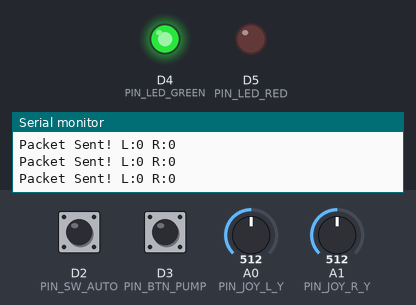
A sketch run on a simulated Arduino Nano 33 IoT. Shown: output pins drawn as LEDs (lit = HIGH), the last lines printed to the serial monitor. The test bench sets the inputs (shaded band); at power-on: D2 (PIN_SW_AUTO) HIGH, D3 (PIN_BTN_PUMP) HIGH, A0 (PIN_JOY_L_Y) = 512, A1 (PIN_JOY_R_Y) = 512. WiFi joins after 1.5 s; servers stay silent unless stated.

Above: at 2.7 s.
2.8 s: D2 (PIN_SW_AUTO) pulled LOW for 0.15 s
At 2.87 s:
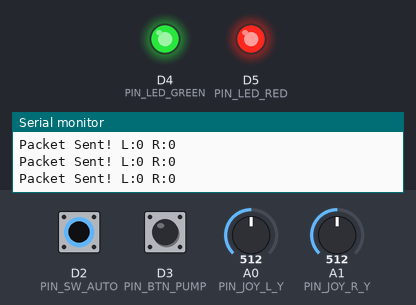
4.4 s: D2 (PIN_SW_AUTO) pulled LOW for 3.2 s
At 8.6 s:
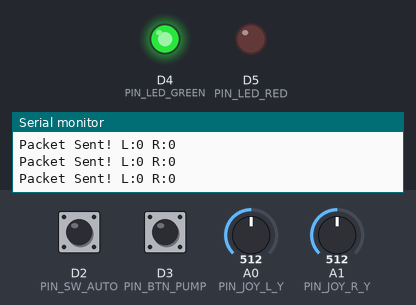
Timing chart, 0 to 10.1 s (numbered marks = the images above; inputs shaded):
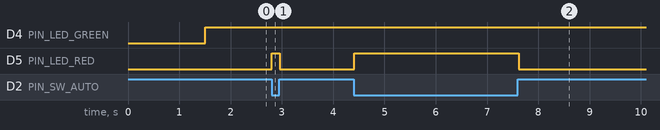

The sketch:

RoverController.ino
```cpp
/*
 * RESCUE ROVER CONTROLLER - Arduino Nano 33 IoT
 * FIX: Added Udp.begin() and connection management
 */

#include <SPI.h>
#include <WiFiNINA.h>
#include <WiFiUdp.h>

const char ssid[] = "RescueRover_HUB";
const char pass[] = "password123";
IPAddress hubIP(192, 168, 4, 1);
unsigned int localPort = 4210; // The port we send FROM
WiFiUDP Udp;

const int PIN_LED_GREEN = 4;
const int PIN_LED_RED   = 5;
const int PIN_JOY_L_Y   = A0;
const int PIN_JOY_R_Y   = A1;
const int PIN_SW_AUTO   = 2;
const int PIN_BTN_PUMP  = 3;

void setup() {
  Serial.begin(115200);
  pinMode(PIN_LED_GREEN, OUTPUT);
  pinMode(PIN_LED_RED, OUTPUT);
  pinMode(PIN_SW_AUTO, INPUT_PULLUP);
  pinMode(PIN_BTN_PUMP, INPUT_PULLUP);

  Serial.println("Attempting to connect to RescueRover_HUB...");

  // Attempt connection once at start
  WiFi.begin(ssid, pass);

  // Open the UDP socket! (Crucial for Nano 33 IoT)
  Udp.begin(localPort);
}

void loop() {
  int status = WiFi.status();

  if (status == WL_CONNECTED) {
    digitalWrite(PIN_LED_GREEN, HIGH);

    bool isAuto = (digitalRead(PIN_SW_AUTO) == LOW);
    bool pumpBtn = (digitalRead(PIN_BTN_PUMP) == LOW);
    digitalWrite(PIN_LED_RED, isAuto ? HIGH : LOW);

    int valL = map(analogRead(PIN_JOY_L_Y), 0, 1023, 510, 0);
    int valR = map(analogRead(PIN_JOY_R_Y), 0, 1023, 510, 0);

    // Send packet
    if (Udp.beginPacket(hubIP, 4210)) {
      uint8_t packet[6];
      packet[0] = isAuto ? 'A' : 'M';
      packet[1] = (valL >> 8) & 0xFF;
      packet[2] = valL & 0xFF;
      packet[3] = (valR >> 8) & 0xFF;
      packet[4] = valR & 0xFF;
      packet[5] = pumpBtn ? 1 : 0;

      Udp.write(packet, 6);
      Udp.endPacket();

      // Serial Debug
      static unsigned long lastPrint = 0;
      if (millis() - lastPrint > 500) {
        Serial.print("Packet Sent! L:"); Serial.print(valL-255);
        Serial.print(" R:"); Serial.println(valR-255);
        lastPrint = millis();
      }
    } else {
      Serial.println("Error: UDP beginPacket failed!");
    }
  } else {
    // If not connected, blink and try to reconnect slowly
    digitalWrite(PIN_LED_GREEN, LOW);
    Serial.println("WiFi Disconnected. Reconnecting...");
    WiFi.begin(ssid, pass);
    delay(2000);
  }

  delay(30);
}
```

Measured:
- after the input at 2.8 s, D5 (PIN_LED_RED): LOW → HIGH at once, → LOW 0.15 s later
- after the input at 4.4 s, D5 (PIN_LED_RED): LOW → HIGH at once, → LOW 3.2 s later
